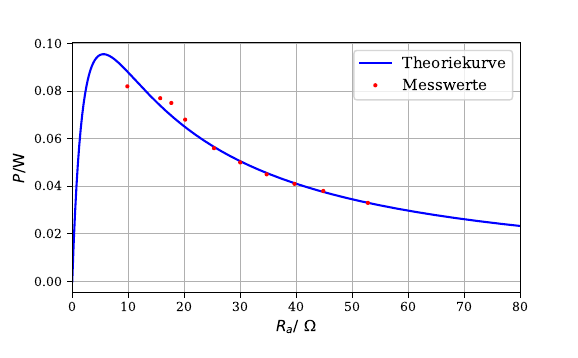

This chart was generated by the following Python code:
import matplotlib; matplotlib.use('agg')
import matplotlib.pyplot as plt
import numpy as np
from scipy.optimize import curve_fit
from uncertainties import ufloat

#Holt Werte aus Textdatei
P, R = np.genfromtxt('leistung.txt', unpack=True)

U0 = 1.46
Ri = 5.58
def f(R):
    return R*U0**2 /(R+Ri)**2 


x_plot = np.linspace(0, 100, 400)
plt.plot((x_plot), f(x_plot), 'b-', label='Theoriekurve')
plt.gcf().subplots_adjust(bottom=0.18)
plt.plot(R , P, 'r.', label='Messwerte', Markersize=4)
plt.legend()
plt.grid()
plt.xlim((0, 80))
plt.xlabel(r'$R_a/ $ Ω')
plt.ylabel(r'$P/\mathrm{W}$')
plt.savefig('plot5.pdf')

